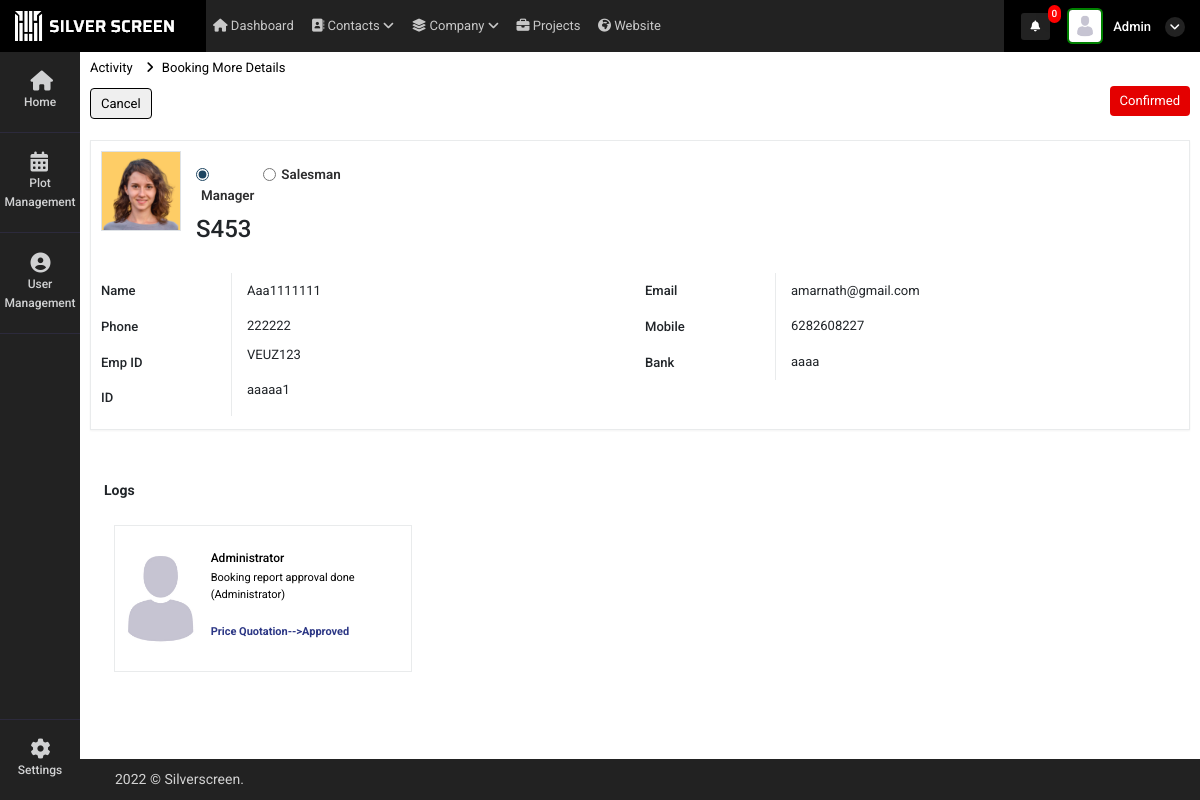
Page /booking_more_details?id=36 (signed in) on the earlier database version.
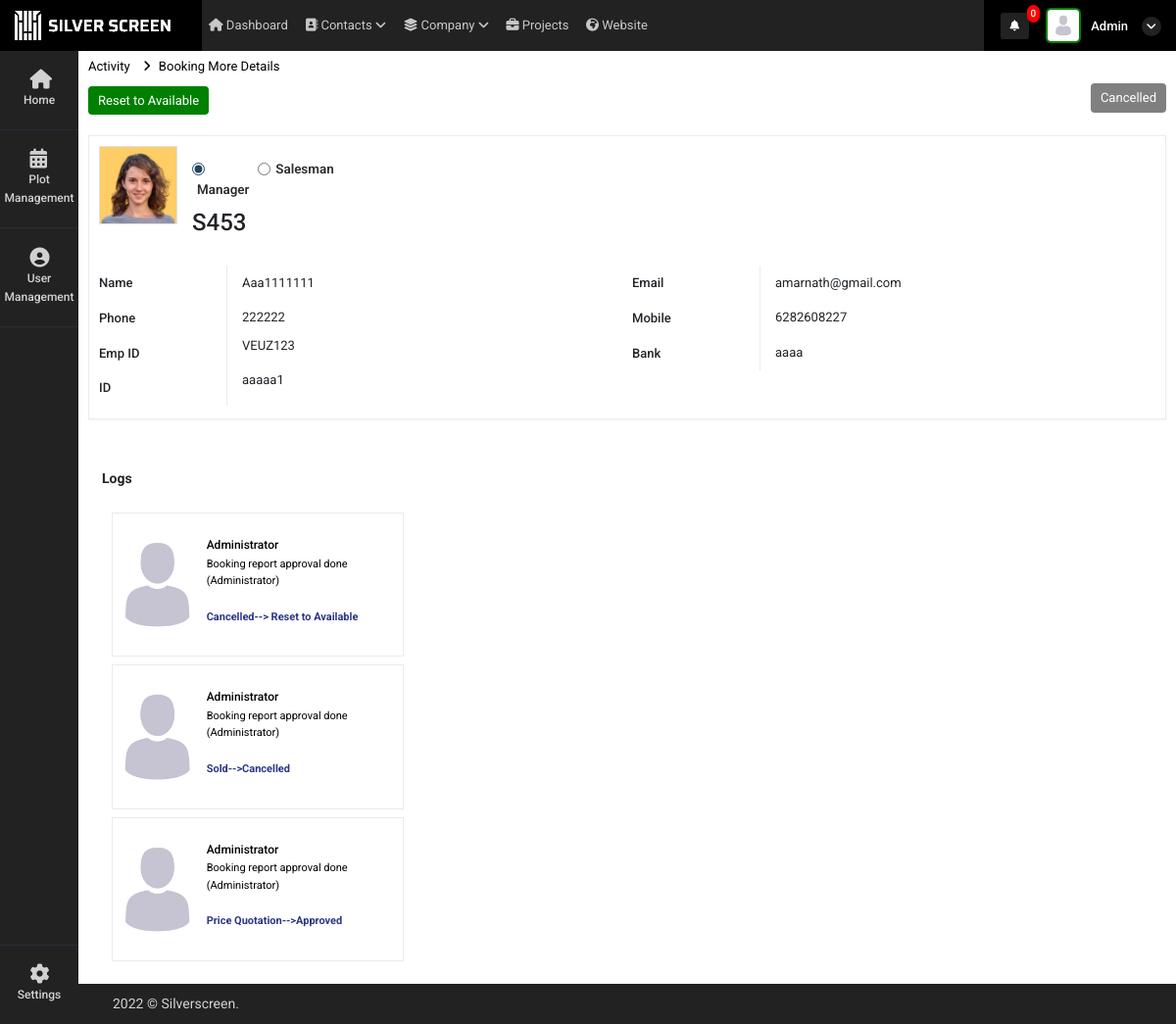
Same page on the later database version.
### super_admin/models.py (models this page shows)
class common(models.Model):  # COMM0N
    dt = models.DateField(auto_now=True)
    tm = models.TimeField(auto_now=True)
    updated = models.DateTimeField(default=timezone.now)
    status = models.CharField(max_length=255, null=True)
    class Meta:
        abstract = True

class booking_log(common):
    booking_id = models.ForeignKey(user_request_plot,on_delete=models.CASCADE,related_name="booking_log_id", null=True)
    action_appy_user = models.ForeignKey(user_Details,on_delete=models.CASCADE,related_name="booking_log_user_login_id", null=True)
    auth_user = models.ForeignKey(User,on_delete=models.CASCADE,related_name="booking_log_auth_login_id", null=True)
    user_type = models.CharField(max_length=255,choices=login_user_type,null=True)
    d_text = models.TextField(null=True)
    status_content = models.TextField(null=True)
    log_type = models.CharField(max_length=255,choices=login_user_type,null=True)
    assigned_user_id =  models.ForeignKey(user_Details,on_delete=models.CASCADE,related_name="booking_log_assign_user_login_id", null=True)

### super_admin/views.py (the view)
# urls.py: path('booking_more_details',views.booking_more_details,name='booking_more_details'),
@login_required(login_url='/')
def booking_more_details(request):
    id = request.GET.get("id")
    data = user_request_plot.objects.get(id=id)
    booking_log1 = booking_log.objects.filter(booking_id_id=id).order_by("-id")
    context = {
        'data':data,
        'booking_log1':booking_log1
    }
    return render(request,'super_admin/booking_more_details.html',context)

### super_admin/templatetags/notification.py (called while the page is built, shortened)
@register.filter(name='get_notifications')
def get_notifications(value,args):
    user_dat = User.objects.get(id=value.id)
    st = user_dat.is_superuser
    data_count = ''
    if st == True:
        data_count = user_request_plot.objects.filter(read_status=0).count()
    return data_count

@register.filter(name='get_loginUsernameImage')
def get_loginUsernameImage(value,args):
    user_dat = User.objects.get(id=value.id)
    st = user_dat.is_superuser
    image_url = ''
    if st == True:
        image_url = 'http://127.0.0.1:8000/static/adminicon.jpg'
    else:
        user_data = user_Details.objects.get(auth_user=value.id)
        if user_data.atatchment == '':
            image_url = 'http://127.0.0.1:8000/static/adminicon.jpg'
        else:
            image_url ='../media/'+str(user_data.atatchment)
    return image_url

@register.filter(name='get_user_type')
def get_user_type(value,args):
    user_dat = User.objects.get(id=value.id)
    st = user_dat.is_superuser
    if st == True:
        return False

### super_admin/templates/super_admin/booking_more_details.html (shortened to what the changed rows need)
{% extends "super_admin/base.html" %}
{% load static %}
{% block content %}
<link rel="stylesheet"
href="https://cdnjs.cloudflare.com/ajax/libs/bootstrap-select/1.14.0-beta2/css/bootstrap-select.min.css">
<div class="content">
    <div class="container-fluid px-0 customer-contact">
        <div class="row">
            <div class="col-12 px-0">
                <div class="page-title-box d-sm-flex align-items-center justify-content-between">
                    <div class="page-title-left w-100">
                        <div class="d-flex justify-content-between align-items-center">
                            <div class="margn">
                                {% if data.booking_status == 3   %}
                            <a href="#"  onclick="available_button_action()"><button style="padding: 5px 10px !important;background-color: #008000;
                                color: white;
                                border: none;" type="button"
                                class="btn btn-pri pay discard-payroll"> Reset to Available
                            </button></a>
                            {% else %}
                            <a href="#"  onclick="cancel_button_action()"><button style="padding: 5px 10px !important;" type="button"
                                    class="btn btn-pri pay discard-payroll"> Cancel
                                </button></a>
                                {% endif %}
                            </div>
                            <div class="contact-pag d-flex align-items-center">
                                            <a href="#!"><button style="padding: 5px 10px !important;border: none; {% if data.booking_status == 1 %} color: #fff;
                                                background-color: orange; {% elif data.booking_status == 2   %}     color: #fff;
                        background-color: #e40000;  {% elif data.booking_status == 3   %}     color: #fff;
                        background-color: gray; {% endif %}" type="button" class="btn btn-pri pay discard-payroll">
                                                {% if data.booking_status == 1 %}
                                                Price Quotation
                                                {% elif data.booking_status == 0  %}
                                                Available
                                                {% elif data.booking_status == 2  %}
                                                Confirmed
                                                {% elif data.booking_status == 3  %}
                                                Cancelled
                                                {% endif %}
                                            </button></a>
                            </div>
                        </div>
                    </div>
                </div>
            </div>
        </div>
        <div class="row">
            <div class="col-lg-12 px-0">
                <div  style="
                padding: 1px 24px;">
                    <div class="row">
                        {% for i in booking_log1 %}
                        <div class="col-md-7">
                            <div class="row">
                                <div class="col-md-6">
                                    <div class='project-column mt-2'>
                                        <a style="text-decoration: none;color: black" href="booking_more_details?id={{i.id}}">
                                        <div class="customer-bx">
                                            {% if i.user_type == "administrator" %}
                                            <div class="cust-img" style="background-image: url('{% static 'adminicon.jpg' %}');">
                                            </div>
                                            {% endif %}
                                            <div class="customer-content">
                                                <span class="d-flex"><h6>
                                                    {% if i.user_type == "administrator" %}
                                                    {{i.user_type|title}} </h6>
                                                    {% else %}
                                                    {{i.auth_user.email|title}}
                                                    {% endif %}
                                                   </span>
                                                <span class="d-flex"><p>{{i.d_text}} </p> </span>
                                                <span class="d-flex"><p style="font-weight: bold;
                                                    color: #2c3785;">{{i.status_content}}</p> </span>
                                            </div>
                                        </div>
                                        </a>
                                    </div>
                                </div>
                            </div>
                        </div>
                        {% endfor %}
                    </div>
                    <br>
                    <br>
                    <br>
                </div>
            </div>
        </div>
    </div>
</div>
{% endblock %}

Differences in the rows shown:
changed user_request_plot "Aaa1111111": booking_status 2 → 3 (drawn)
added booking_log: user_type "Administrator", d_text "Booking report approval done (Administrator)", status_content "Cancelled--> Reset to Available"
added booking_log: user_type "Administrator", d_text "Booking report approval done (Administrator)", status_content "Sold-->Cancelled"
Other differences:
text no longer shown: "Cancel Confirmed"
text now shown: "Reset to Available Cancelled"
